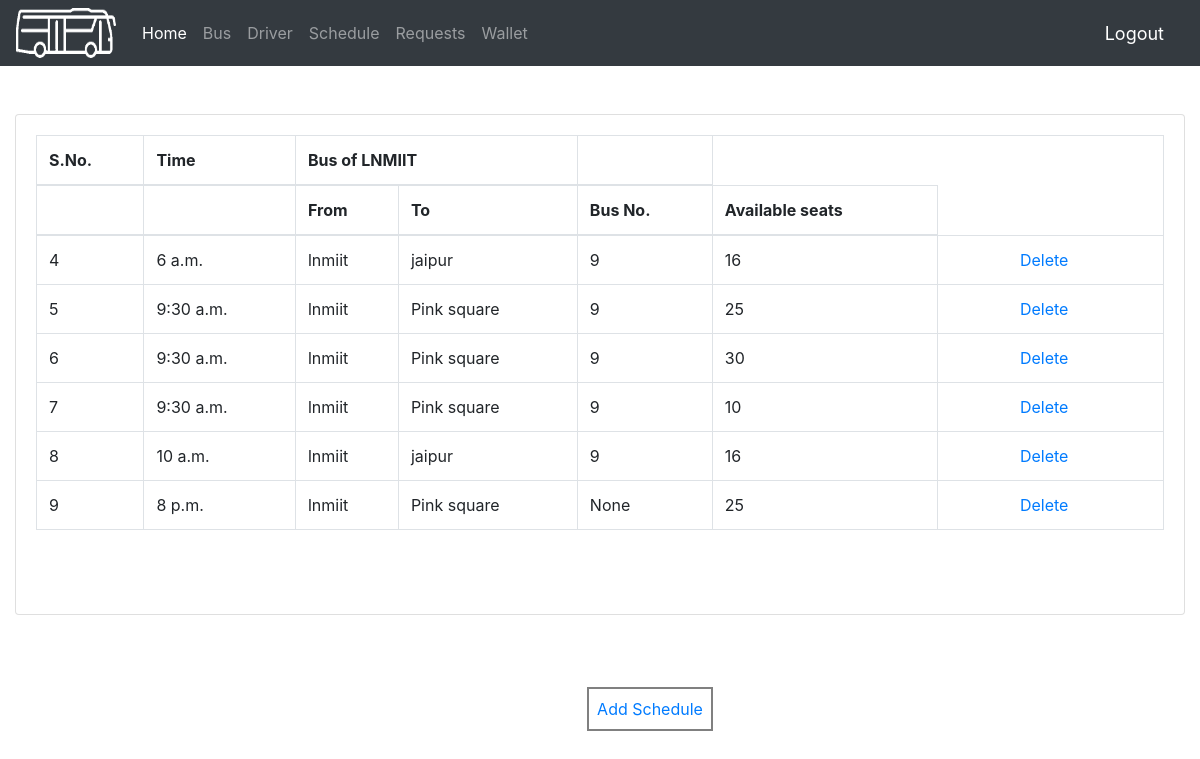
The app's page /view_schedule/ (signed in) with its own data.
### bus_M_/models.py (models this page shows, shortened)
class Schedule(models.Model):
    CATEGORY = (
			('Sunday', 'Sunday'),
			('Monday', 'Monday'),
            ('Tuesday', 'Tuesday'),
            ('Wednesday', 'Wednesday'),
            ('Thrusday', 'Thrusday'),
            ('Friday', 'Friday'),
            ('Saturday', 'Saturday'),
			)
    schedule_id = models.AutoField(primary_key=True)
    bus_id = models.ForeignKey(Bus, null=True, on_delete= models.CASCADE)
    time = models.TimeField(null=False)
    start = models.CharField(max_length=300,null=False)
    destination=models.CharField(max_length=300,null=False)
    available_seats = models.IntegerField(null=False)
    day= models.CharField(max_length=200,null=False,choices=CATEGORY)
    running_status = models.BooleanField(default=True)

class Bus(models.Model):
    bus_id = models.AutoField(primary_key=True)
    driver_id = models.ForeignKey(Driver, null=True, on_delete= models.CASCADE)
    availability = models.BooleanField(default=True)
    capacity = models.IntegerField(null=False)
    def __str__(self):
        return str(self.bus_id)

### bus_M_/views.py (the view)
# urls.py: path('view_schedule/', views.view_schedule, name='view_schedule'),
@login_required(login_url='login')
def view_schedule(request):
    allD=Schedule.objects.all()
    context={'allD': allD}
    return render(request,'accounts/View_schedule.html',context)

### bus_M_/templates/accounts/View_schedule.html
{%  extends 'accounts/main1.html' %}
{% block content %}
		<br><br>
		<div class="row">
			<div class="col-md">
				<div class="card card-body">
					<table class="table table-bordered">
                                    <thead>
                                        <tr>
                                            <th>S.No.</th>
                                            <th>Time</th>
                                            <th colspan="2">Bus of LNMIIT</th>
                                            <th></th>
                                        </tr>
                                        <tr>
                                            <th></th>
                                            <th></th>
                                            <th>From</th>
                                            <th>To</th>
                                            <th>Bus No.</th>
                                            <th>Available seats</th>
                                        </tr>
                                        </thead>
                                    <tbody>
                                        {% for p in allD %}
                                        <tr>
                                            <td>{{p.schedule_id}}</td>
                                            <td>{{p.time}}</td>
                                            <td>{{p.start}}</td>
                                            <td>{{p.destination}}</td>
                                            <td>{{p.bus_id}}</td>
                                            <td>{{p.available_seats}}</td>
                                            <td><a type="submit" style="margin-left: 70px;" href="{% url 'delete_schedule' p.schedule_id %}">Delete</a></td>
                                        </tr>
                                        {%endfor%}
                                    </tbody>
                                        </table>
                                        <br><br>
				</div>
			</div>
		</div><br><br><br>
        <div class="text-center"><a type="submit" style="margin-left: 100px; border: 2px solid grey; padding: 8px 8px 8px;" href="{% url 'add_schedule' %}">Add Schedule</a>
        </div>
{% endblock content %}

### records on screen
Schedule: schedule_id "4", time "6 a.m.", start "lnmiit", destination "jaipur", bus_id "9", available_seats "16"
Schedule: schedule_id "5", time "9:30 a.m.", start "lnmiit", destination "Pink square", bus_id "9", available_seats "25"
Schedule: schedule_id "6", time "9:30 a.m.", start "lnmiit", destination "Pink square", bus_id "9", available_seats "30"
Schedule: schedule_id "7", time "9:30 a.m.", start "lnmiit", destination "Pink square", bus_id "9", available_seats "10"
Schedule: schedule_id "8", time "10 a.m.", start "lnmiit", destination "jaipur", bus_id "9", available_seats "16"
Schedule: schedule_id "9", time "8 p.m.", start "lnmiit", destination "Pink square", bus_id "None", available_seats "25"
